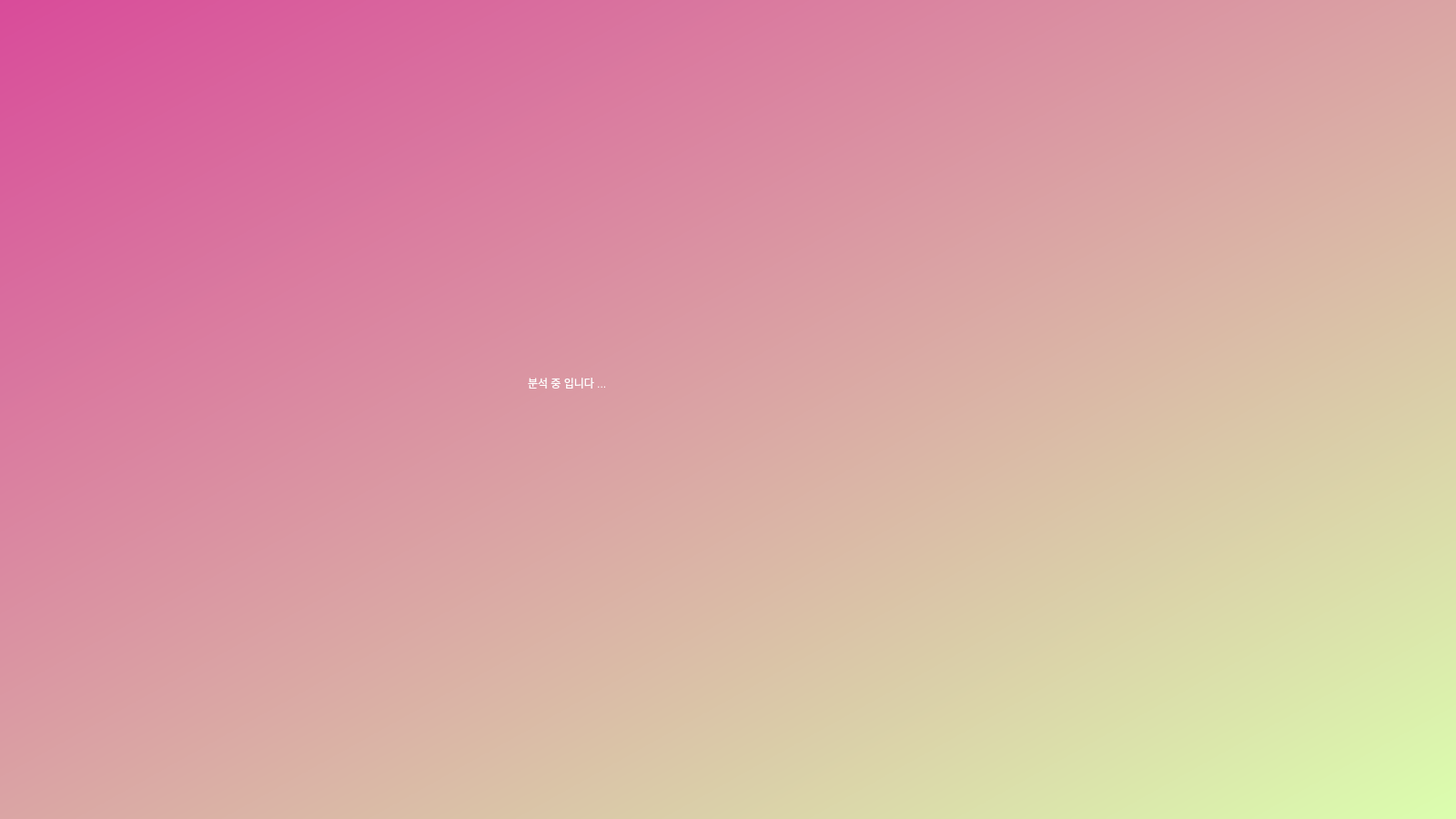
<?xml version="1.0" encoding="UTF-8"?>
<ui version="4.0">
 <class>MainWindow</class>
 <widget class="QMainWindow" name="MainWindow">
  <property name="geometry">
   <rect>
    <x>0</x>
    <y>0</y>
    <width>1600</width>
    <height>900</height>
   </rect>
  </property>
  <property name="windowTitle">
   <string>MainWindow</string>
  </property>
  <widget class="QWidget" name="centralwidget">
   <widget class="QWidget" name="widget" native="true">
    <property name="geometry">
     <rect>
      <x>0</x>
      <y>0</y>
      <width>1600</width>
      <height>900</height>
     </rect>
    </property>
    <property name="styleSheet">
     <string notr="true">QWidget#widget{
background-color:qlineargradient(spread:pad, x1:0, y1:0, x2:1, y2:1, stop:0 rgba(217, 75, 154, 255), stop:1 rgba(219, 255, 174, 255))}</string>
    </property>
    <widget class="QLabel" name="label">
     <property name="geometry">
      <rect>
       <x>580</x>
       <y>350</y>
       <width>481</width>
       <height>141</height>
      </rect>
     </property>
     <property name="styleSheet">
      <string notr="true">color:rgb(255, 255, 255);
font: 36pt &quot;예스 고딕 레귤러&quot;;</string>
     </property>
     <property name="text">
      <string>분석 중 입니다 ...</string>
     </property>
    </widget>
   </widget>
  </widget>
 </widget>
 <resources/>
 <connections/>
</ui>
